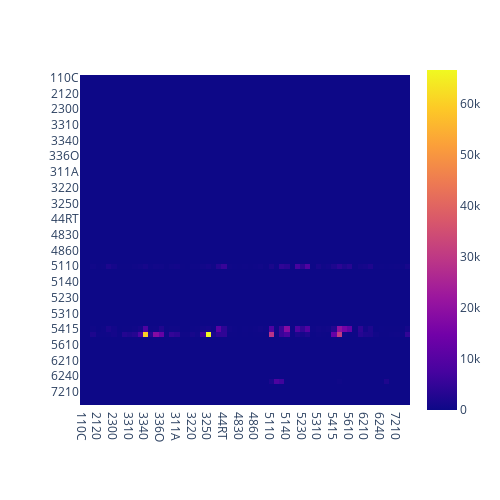

Here is the notebook cell this chart was saved with:
### Code cell
px.imshow(final_ipp_matrix, width=500, height=500)
# Image("ippmat.png")

### Figure 1 — Plotly figure (JSON) as saved in the notebook; plotly's stock layout.template omitted (floating-point values rounded to 4 significant figures; data arrays with more than 128 entries replaced by an {"elided": "..."} marker saying what was removed)
{"data": [{"coloraxis": "coloraxis", "hovertemplate": "x: %{x}<br>y: %{y}<br>color: %{z}<extra></extra>", "name": "0", "type": "heatmap", "x": ["110C", "113F", "2110", "2120", "2130", "2200", "2300", "3210", "3270", "3310", "3320", "3330", "3340", "3350", "336M", "336O", "3370", "338A", "311A", "313T", "315A", "3220", "3230", "3240", "3250", "3260", "4200", "44RT", "4810", "4820", "4830", "4840", "4850", "4860", "487S", "4930", "5110", "5120", "5130", "5140", "5210", "5220", "5230", "5240", "5250", "5310", "5320", "5411", "5415", "5412", "5500", "5610", "5620", "6100", "6210", "622H", "6230", "6240", "711A", "7130", "7210", "7220", "8100"], "xaxis": "x", "y": ["110C", "113F", "2110", "2120", "2130", "2200", "2300", "3210", "3270", "3310", "3320", "3330", "3340", "3350", "336M", "336O", "3370", "338A", "311A", "313T", "315A", "3220", "3230", "3240", "3250", "3260", "4200", "44RT", "4810", "4820", "4830", "4840", "4850", "4860", "487S", "4930", "5110", "5120", "5130", "5140", "5210", "5220", "5230", "5240", "5250", "5310", "5320", "5411", "5415", "5412", "5500", "5610", "5620", "6100", "6210", "622H", "6230", "6240", "711A", "7130", "7210", "7220", "8100"], "yaxis": "y", "z": {"elided": "63x63 float values"}}], "layout": {"coloraxis": {"colorscale": [[0, "#0d0887"], [0.1111, "#46039f"], [0.2222, "#7201a8"], [0.3333, "#9c179e"], [0.4444, "#bd3786"], [0.5556, "#d8576b"], [0.6667, "#ed7953"], [0.7778, "#fb9f3a"], [0.8889, "#fdca26"], [1, "#f0f921"]]}, "height": 500, "margin": {"t": 60}, "width": 500, "xaxis": {"anchor": "y", "constrain": "domain", "domain": [0, 1], "scaleanchor": "y"}, "yaxis": {"anchor": "x", "autorange": "reversed", "constrain": "domain", "domain": [0, 1]}}}
